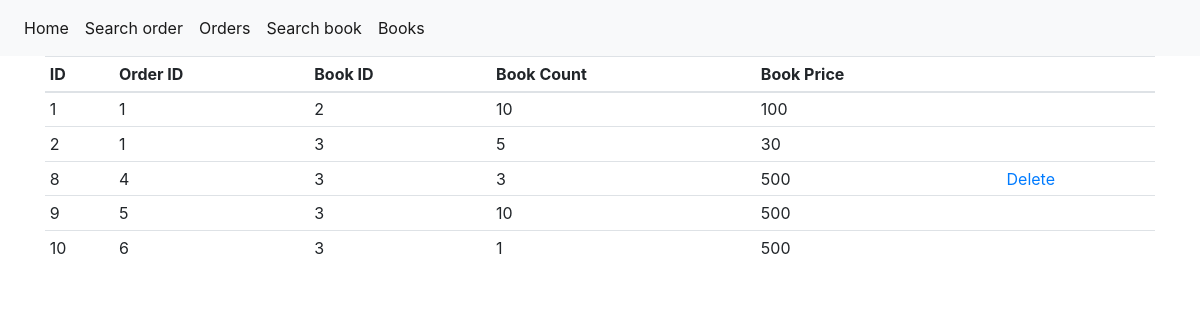
Screenshot of /book_store/list_order_detail.php with the database file from the repository.
### tables this page shows
CREATE TABLE `USER_ORDER` (
  `id` int(11) NOT NULL,
  `user_id` int(11) DEFAULT NULL,
  `phone` varchar(50) DEFAULT NULL,
  `address` varchar(50) DEFAULT NULL,
  `bank_acc` varchar(50) DEFAULT NULL,
  `pay_amnt` decimal(10,0) DEFAULT NULL,
  `sold_on` date DEFAULT NULL,
  `packed_on` date DEFAULT NULL,
  `signed_on` date DEFAULT NULL,
  `status` varchar(10) NOT NULL
);

CREATE TABLE `ORDER_DETAIL` (
  `id` int(11) NOT NULL,
  `order_id` int(11) DEFAULT NULL,
  `book_id` int(11) DEFAULT NULL,
  `book_cnt` int(11) NOT NULL,
  `book_price` decimal(10,0) NOT NULL
);

### book_store/base.php (called while the page is built, shortened)
<?php
	function pdo($pdo, $sql, $args = NULL) {
		if(!$args) {
			return $pdo->query($sql);
		}
		$stmt = $pdo->prepare($sql);
		$stmt->execute($args);
		return $stmt;
	}
?>

### book_store/list_order_detail.php (the view, shortened to what this page needs)
<?php
	include "header.php";
	include "base.php";
?>
<?php
	$dbh = getConn();
	$sql = "SELECT d.*, o.status
		FROM USER_ORDER o, ORDER_DETAIL d
		WHERE 1=1
		 AND o.id = d.order_id";
	$args = array();
?>
	<div class="container">
		<table class="table table-sm">
			<thead>
				<tr>
					<th>ID</th>
					<th>Order ID</th>
					<th>Book ID</th>
					<th>Book Count</th>
					<th>Book Price</th>
					<th></th>
				</tr>
			</thead>
			<tbody>
<?php
    	foreach(pdo($dbh, $sql, $args) as $row) {
?>
				<tr>
					<td><?php echo $row['id']; ?></td>
					<td><?php echo $row['order_id']; ?></td>
					<td><?php echo $row['book_id']; ?></td>
					<td><?php echo $row['book_cnt']; ?></td>
					<td><?php echo $row['book_price']; ?></td>
					<td>
						<?php
							if( $row['status'] == '00' ) {
						?>
						<a href="action_order_detail.php?flag=delete&id=<?php echo $row['id']; ?>">Delete</a>
						<?php
							}
						?>
					</td>
				</tr>
<?php
    	}
?>
			</tbody>
		</table>
	</div>
<?php include "footer.php" ?>

### book_store/header.php (shortened to what this page needs)
<?php
$header = <<<EOD
<!doctype html>
<html lang="en">
  <head>
    <meta charset="utf-8">
    <meta name="viewport" content="width=device-width, initial-scale=1, shrink-to-fit=no">
    <link rel="stylesheet" href="https://stackpath.bootstrapcdn.com/bootstrap/4.4.1/css/bootstrap.min.css">
    <title>Onlin Book Store</title>
  </head>
  <body>
	<nav class="navbar navbar-expand-lg navbar-light bg-light">
		<div class="collapse navbar-collapse" id="navbarSupportedContent">
			<ul class="navbar-nav mr-auto">
				<li class="nav-item active">
					<a class="nav-link" href="./index.php">Home <span class="sr-only">(current)</span></a>
				</li>
				<li class="nav-item active">
					<a class="nav-link" href="./search_orders.php">Search order</a>
				</li>
				<li class="nav-item active">
					<a class="nav-link" href="./list_orders.php">Orders</a>
				</li>
				<li class="nav-item active">
					<a class="nav-link" href="./search_books.php">Search book</a>
				</li>
				<li class="nav-item active">
					<a class="nav-link" href="./list_books.php">Books</a>
				</li>
	    	</ul>
	  	</div>
	</nav>
EOD;
echo $header;
?>

### book_store/footer.php (shortened to what this page needs)
<?php
	$footer = <<<EOD
    <script src="https://code.jquery.com/jquery-3.4.1.slim.min.js"></script>
    <script src="https://cdn.jsdelivr.net/npm/popper.js@1.16.0/dist/umd/popper.min.js"></script>
    <script src="https://stackpath.bootstrapcdn.com/bootstrap/4.4.1/js/bootstrap.min.js"></script>
  </body>
</html>
EOD;
	echo $footer;
?>

### rows the page displays
user_order: order_detail.id "1", order_detail.order_id "1", order_detail.book_id "2", order_detail.book_cnt "10", order_detail.book_price "100", order_detail.id "2", order_detail.book_id "3", order_detail.book_cnt "5", order_detail.book_price "30"
user_order: order_detail.id "8", order_detail.order_id "4", order_detail.book_id "3", order_detail.book_cnt "3", order_detail.book_price "500"
user_order: order_detail.id "9", order_detail.order_id "5", order_detail.book_id "3", order_detail.book_cnt "10", order_detail.book_price "500"
user_order: order_detail.id "10", order_detail.order_id "6", order_detail.book_id "3", order_detail.book_cnt "1", order_detail.book_price "500"
